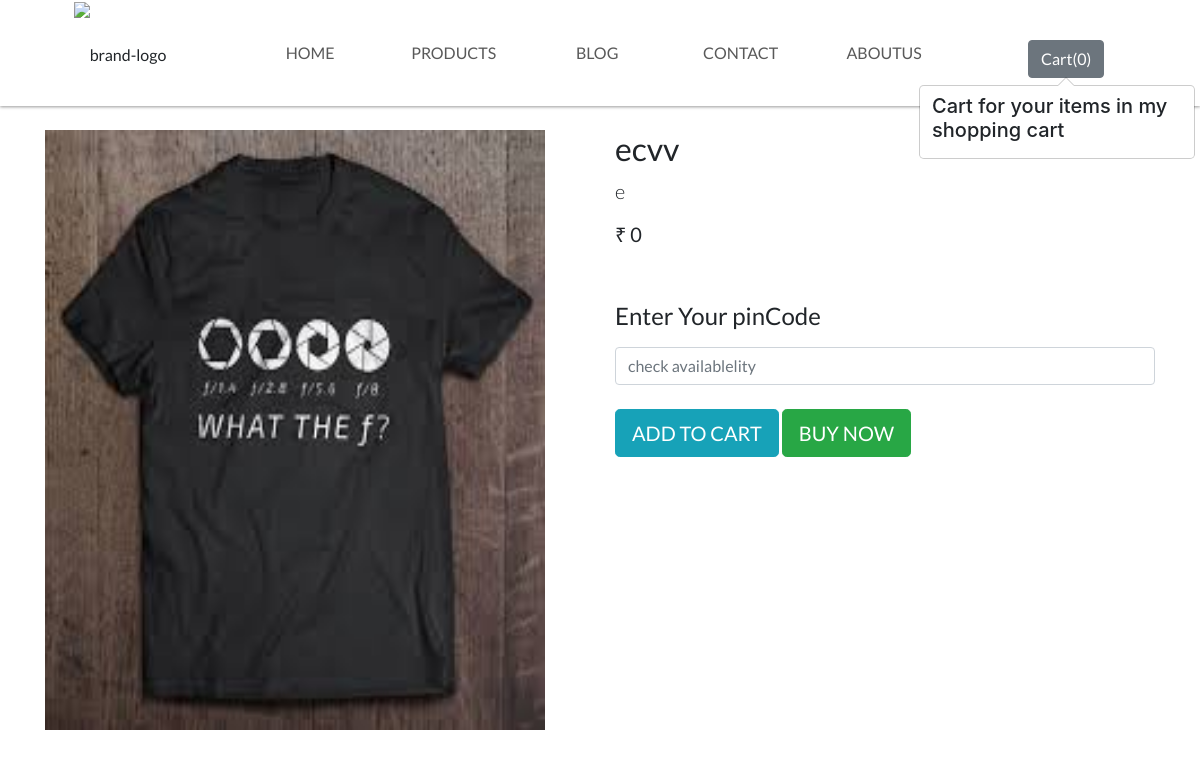
The app's page /shop/product/21, older data.
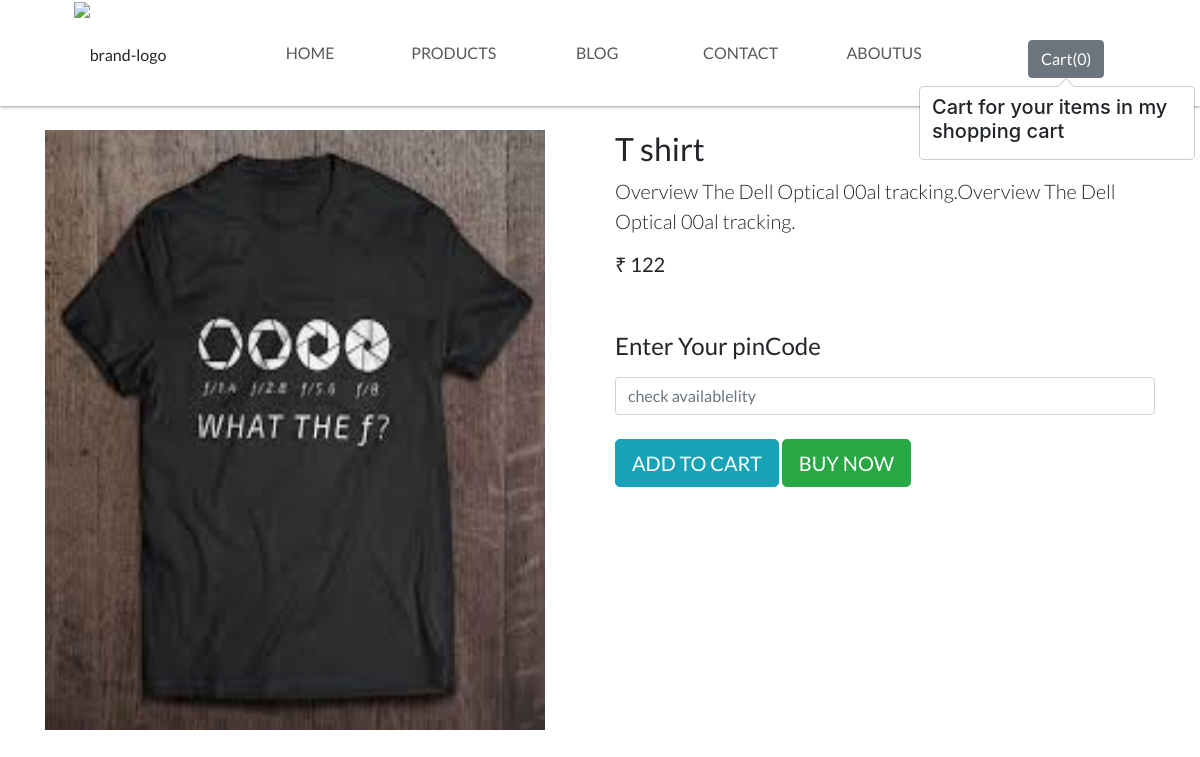
The same page, newer data.
### shop/models.py (models this page shows)
class Product(models.Model):
    product_id = models.AutoField
    product_name = models.CharField(max_length=50)
    category = models.CharField(max_length=50, default="")
    subcategory = models.CharField(max_length=50, default="")
    price = models.IntegerField(default=0)
    desc = models.CharField(max_length=300)
    pub_date = models.DateField()
    image = models.ImageField(upload_to='shop/images', default="")
    def __str__(self):
        return self.product_name

### shop/views.py (the view)
# urls.py: path('product/<int:myid>',views.productview,name="productview"),
def productview(request,myid):
    product=Product.objects.filter(id=myid)
    print(product)
    return render(request, 'shop/productview.html', {'product':product[0]})

### shop/templates/shop/productview.html (shortened to what this page needs)
{% extends "shop/base.html"  %}
{% block Productview %}
<div class="container my-4">
    <div class="row">
<div class="col-md-6">
    <div class="product-warp">
        <div class="product-shot ">
            <img src="/media/{{ product.image}}" alt="" width="500px" height="600px">
        </div>
    </div>
</div>
<div class="col-md-6">
    <div class="product-info">
 <h2 class="display-6">{{product.product_name}}</h2>
 <p class="lead">
     {{product.desc}}
 </p>
   <h1 class="lead "><strong>₹
       {{product.price}}</strong> </h1>
    </div>
    <br><br>
 <h4>   <label for="">Enter Your pinCode</label></h4>
    <input type="text" class="form-control form-control" placeholder="check availablelity">
    <a href=""> <button class="btn btn-info btn-lg my-4">ADD TO CART</button></a>
    <a href=""> <button class="btn btn-success btn-lg ">BUY NOW </button></a>
</div>
    </div>
</div>
{% endblock %}

Row changes from the older to the newer data that the page shows:
changed Product: product_name "ecvv" → "T shirt"; desc "e" → "Overview The Dell Optical 00al tracking.Overview The Dell Optical 00al tracking."; price "0" → "122"
